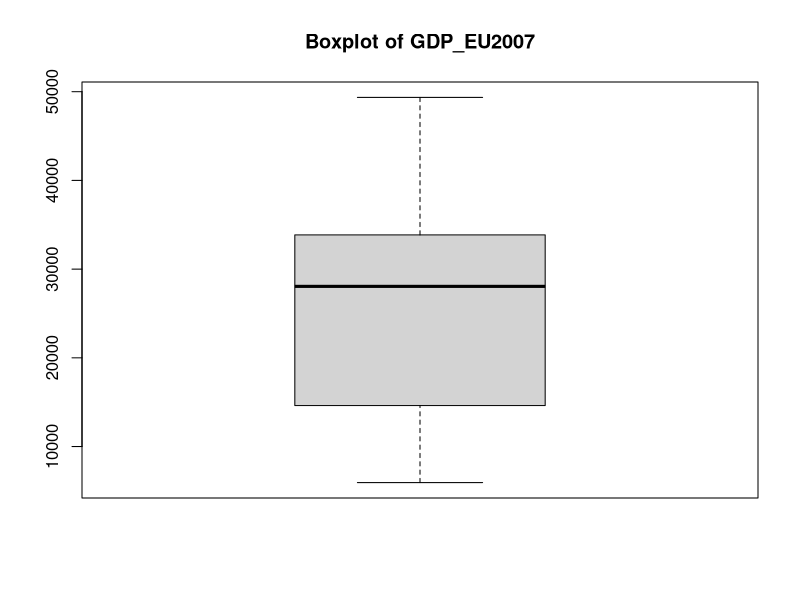
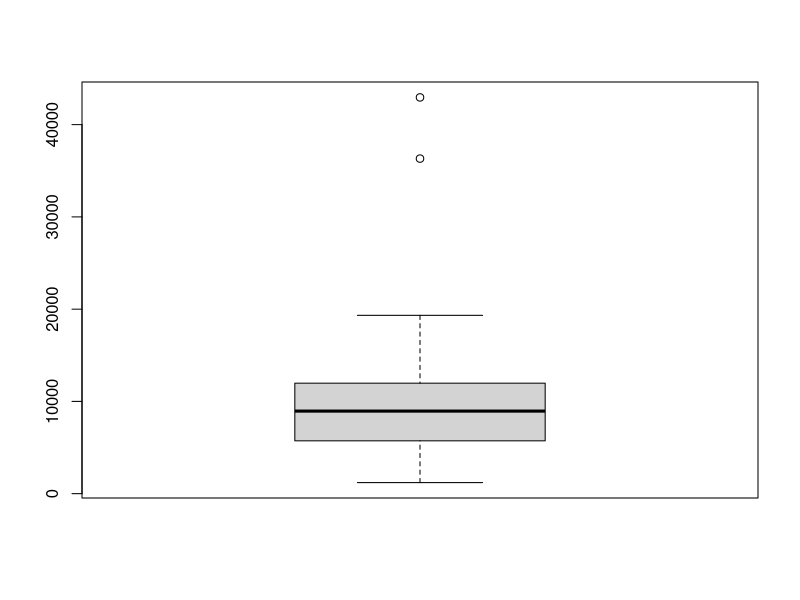
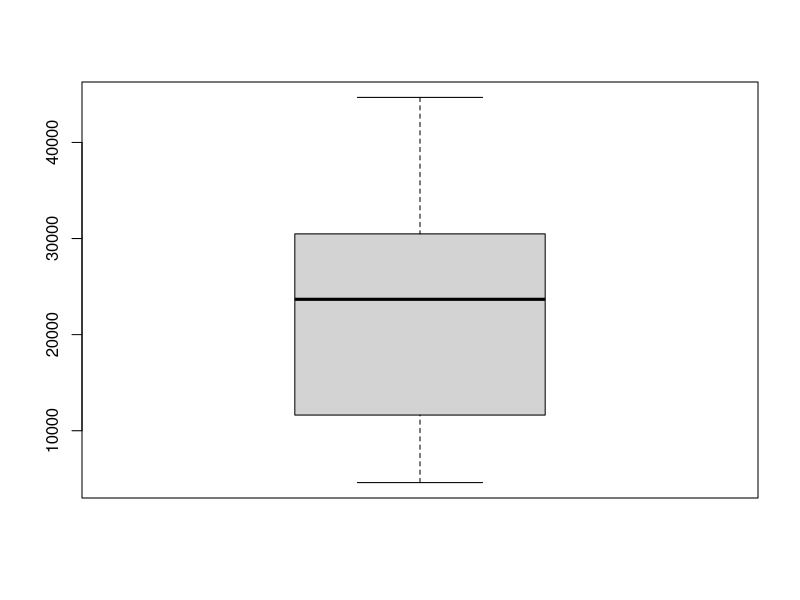
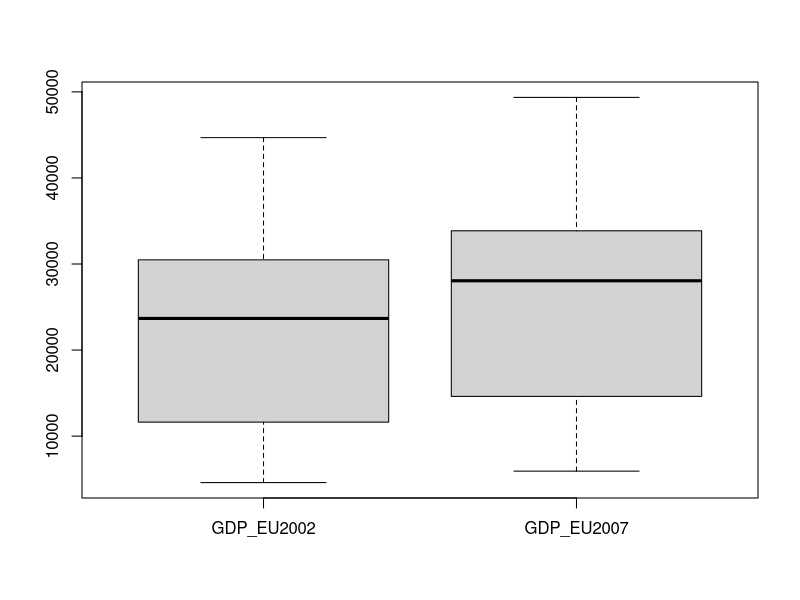

The R script that drew these images, in order:
# Lecture script

setwd()

data <- read.csv("Gapminder_LastDecade.csv", header = TRUE, sep = ";")

class(data)

summary(data)

head(data)
tail(data)


data_EU2007 <- subset(data, continent == "Europe" & year == 2007)

head(data_EU2007)

GDP_EU2007 <- data_EU2007$gdpPercap

mean(GDP_EU2007)

sd(GDP_EU2007)

boxplot(GDP_EU2007, main="Boxplot of GDP_EU2007")


S <- shapiro.test(GDP_EU2007)
S


one_sample_ttest <- t.test(GDP_EU2007, mu=12000)
one_sample_ttest

data_Am2007 <- subset(data, year==2007 & continent == "Americas")
GDP_Am2007 <- subset(data, year==2007 & continent == "Americas")$gdpPercap


mean(GDP_Am2007)
sd(GDP_Am2007)

boxplot(GDP_Am2007)

outliers <- boxplot(GDP_Am2007, plot=FALSE)$out
outliers
which(GDP_Am2007 %in% c(outliers))

shapiro.test(GDP_Am2007)

wilcox.test(GDP_EU2007, GDP_Am2007)

data_EU2002 <- subset(data, continent == "Europe" & year == 2002)
GDP_EU2002 <- data_EU2002$gdpPercap

boxplot(GDP_EU2002)

GDP_EU <- cbind(GDP_EU2002, GDP_EU2007)
GDP_EU

mean(GDP_EU)
mean(GDP_EU[, 1])
mean(GDP_EU[,2])

apply(GDP_EU, 2, mean)

boxplot(GDP_EU)

diff <- GDP_EU2007 - GDP_EU2002

shapiro.test(diff)

paired_twosample_ttest <- t.test(GDP_EU2007, GDP_EU2002, paired = TRUE)
paired_twosample_ttest$method






